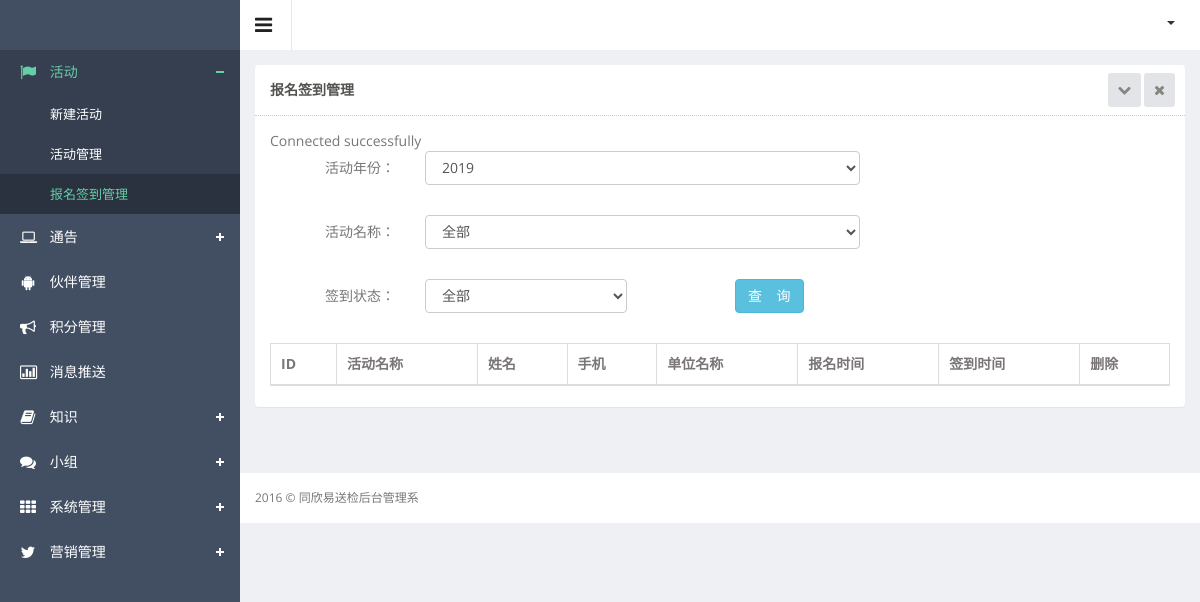
Page /admin/plus/bmqd.php on the earlier database version.
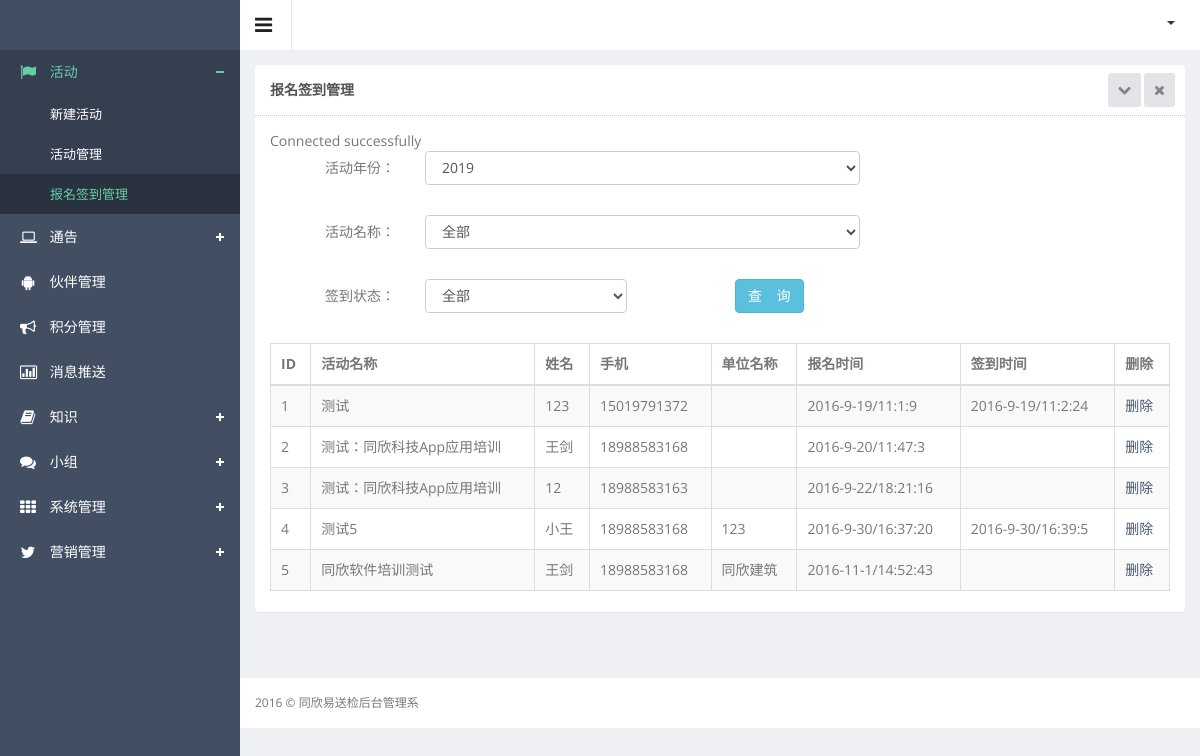
Same page on the later database version.
### admin/plus/bmqd.php (the view, shortened to what this page needs)
<!DOCTYPE html>
<html lang="en">
<head>
  <link href="../css/clndr.css" rel="stylesheet">
  <link href="../css/style.css" rel="stylesheet">
  <link href="../css/style-responsive.css" rel="stylesheet">
  <link rel="stylesheet" href="../js/data-tables/DT_bootstrap.css" />
</head>
<body class="sticky-header">
<section>
    <div class="left-side sticky-left-side">
        <div class="logo">
        </div>
        <div class="left-side-inner">
            <ul class="nav nav-pills nav-stacked custom-nav">
                <li class="menu-list nav-active"><a href="#"><i class="fa fa-flag"></i> <span>活动</span></a>
                    <ul class="sub-menu-list">
                        <li><a href="../index.php">新建活动</a></li>
                        <li><a href="hdgl.php">活动管理</a></li>
                        <li class="active"><a href="bmqd.php">报名签到管理</a></li>
                    </ul>
                </li>
                <li class="menu-list"><a href=""><i class="fa fa-laptop"></i> <span>通告</span></a>
                </li>
                <li><a href="hbgl.php"><i class="fa fa-android"></i> <span>伙伴管理</span></a></li>
                <li><a href="jfgl.php"><i class="fa fa-bullhorn"></i> <span>积分管理</span></a></li>
                <li><a href="xxts.php"><i class="fa fa-bar-chart-o"></i> <span>消息推送</span></a></li>
                <li class="menu-list"><a href=""><i class="fa fa-book"></i> <span>知识</span></a>
                </li>
                <li class="menu-list"><a href=""><i class="fa fa-comments"></i> <span>小组</span></a>
                </li>
                <li class="menu-list"><a href=""><i class="fa fa-th"></i> <span>系统管理</span></a>
                </li>
                <li class="menu-list"><a href=""><i class="fa fa-twitter"></i> <span>营销管理</span></a>
                </li>
            </ul>
        </div>
    </div>
    <div class="main-content" >
        <div class="header-section">
            <a class="toggle-btn"><i class="fa fa-bars"></i></a>
            <div class="menu-right">
                <ul class="notification-menu">
                    <li>
                        <a href="#" class="btn btn-default dropdown-toggle" data-toggle="dropdown">
                            <span class="caret"></span>
                        </a>
                    </li>
                </ul>
            </div>
        </div>
        <div class="wrapper">
            <div class="row">
                <div class="col-md-12">
                    <section class="panel">
                        <header class="panel-heading">
                        	报名签到管理
                              <span class="tools pull-right">
                                <a class="fa fa-chevron-down" href="javascript:;"></a>
                                <a class="fa fa-times" href="javascript:;"></a>
                             </span>
                        </header>
                        <div class="panel-body">
                        	<div class="adv-table editable-table ">
                        		<div>
                        			<form id="" class="form-horizontal cmxform " method="post">
                        				<?php
                                        	require("../../conn.php");
																					$arrdate=getdate();
                                        	$hdnf=$arrdate['year'];
																	?>
                        				<div class="form-group">
                        					<label for="hdnf" class="control-label col-lg-2">活动年份：</label>
                        					<div class="col-lg-6">
                        						 <select id="hdnf" name="hdnf" class="form-control m-bot15" required="required">
                        						 	<?php
                        						 		for ($i=2015; $i < $arrdate[year]+3; $i++) {
                        						 			if($i==$hdnf){
                        						 				echo "<option selected='selected'>".$i."</option>";
                        						 			}else {
                        						 				echo "<option>".$i."</option>";
                        						 			}
                        						 		}
                        						 	?>
                        						</select>
                        					</div>
                        				</div>
                        				<div class="form-group">
                                    <label for="hdmc" class="control-label col-lg-2">活动名称：</label>
                                    <div class="col-lg-6">
                                        <select id="hdmc" name="hdmc" class="form-control m-bot15" required="required">
                                        	<option>全部</option>
                                        </select>
                                    </div>
                                </div>
                                <div class="form-group">
                                    <label for="qdzt" class="control-label col-lg-2">签到状态：</label>
                                    <div class="col-lg-3">
                                        <select id="qdzt" name="qdzt" class="form-control m-bot15" required="required">
                                        	<option>全部</option>
                                        </select>
                                    </div>
                                    <div class="col-lg-offset-1 col-lg-5">
                                		<button class="btn btn-default btn-info" type="submit">查&nbsp;&nbsp;&nbsp;&nbsp;询</button>
                                	</div>
                                </div>
                        			</form>
                        		</div>
                        		<table class="table table-striped table-hover table-bordered" id="editable-sample">
                        			<thead>
                        				<tr>
                        					<th>ID</th>
                        					<th>活动名称</th>
                        					<th>姓名</th>
                        					<th>手机</th>
                        					<th>单位名称</th>
                        					<th>报名时间</th>
                        					<th>签到时间</th>
                        					<th>删除</th>
                        				</tr>
                        			</thead>
                        			<tbody>
                        				<?php
																	$where=" where ";
																	if($_POST){
																		$hdmc=$_POST["hdmc"];
																		$qdzt=$_POST["qdzt"];
																		if($hdmc!="全部"){
																			$where=$where."  活动名称='".$hdmc."' ";
																		}else {
																			$where=$where." 活动名称 is not null ";
																		}
																		if($qdzt!="全部"){
																			$where=$where." and 签到状态='".$qdzt."' ";
																		}else {
																			$where=$where." and 签到状态 is not null ";
																		}
																	}else {
																		$where=$where." 1=1 ";
																	}
                        					$sql = "select * from pc_报名_签到  ".$where;
                        					$result = $conn->query($sql);
                        					while($row = $result->fetch_assoc()) {
                        				?>
                        				<tr class="">
                        					<td><?php echo $row["id"];?></td>
                        					<td><?php echo $row["活动名称"];?></td>
                        					<td><?php echo $row["姓名"];?></td>
                        					<td><?php echo $row["手机"];?></td>
                        					<td><?php echo $row["单位名称"];?></td>
                        					<td><?php echo $row["添加时间"];?></td>
                        					<td><?php echo $row["签到时间"];?></td>
                        					<td><a class="schu" sjc="<?php echo $row["时间戳"];?>">删除</a></td>
                        				</tr>
                        				<?php
																	}
																?>
                        			</tbody>
                        		</table>
                        	</div>
                        </div>
                    </section>
                </div>
            </div>
        </div>
        <footer>
            2016 &copy; 同欣易送检后台管理系
        </footer>
    </div>
</section>
</body>
</html>

### conn.php
<?php
	$servername = "localhost:3306";
	$username = "root";
	$password = "123456";
	$dbname = "同欣易送检";
	$conn = new mysqli($servername, $username, $password, $dbname);
	if ($conn->connect_error) {
		die("Connection failed: " . $conn->connect_error);
	}else{
		echo "Connected successfully";
	}
?>

Differences in the rows shown:
added pc_报名_签到: id "1", 活动名称 "测试", 姓名 "123", 手机 "15019791372", 添加时间 "2016-9-19/11:1:9", 签到时间 "2016-9-19/11:2:24"
added pc_报名_签到: id "2", 活动名称 "测试：同欣科技App应用培训", 姓名 "王剑", 手机 "18988583168", 添加时间 "2016-9-20/11:47:3"
added pc_报名_签到: id "3", 活动名称 "测试：同欣科技App应用培训", 姓名 "12", 手机 "18988583163", 添加时间 "2016-9-22/18:21:16"
added pc_报名_签到: id "4", 活动名称 "测试5", 姓名 "小王", 手机 "18988583168", 单位名称 "123", 添加时间 "2016-9-30/16:37:20", 签到时间 "2016-9-30/16:39:5"
added pc_报名_签到: id "5", 活动名称 "同欣软件培训测试", 姓名 "王剑", 手机 "18988583168", 单位名称 "同欣建筑", 添加时间 "2016-11-1/14:52:43"
